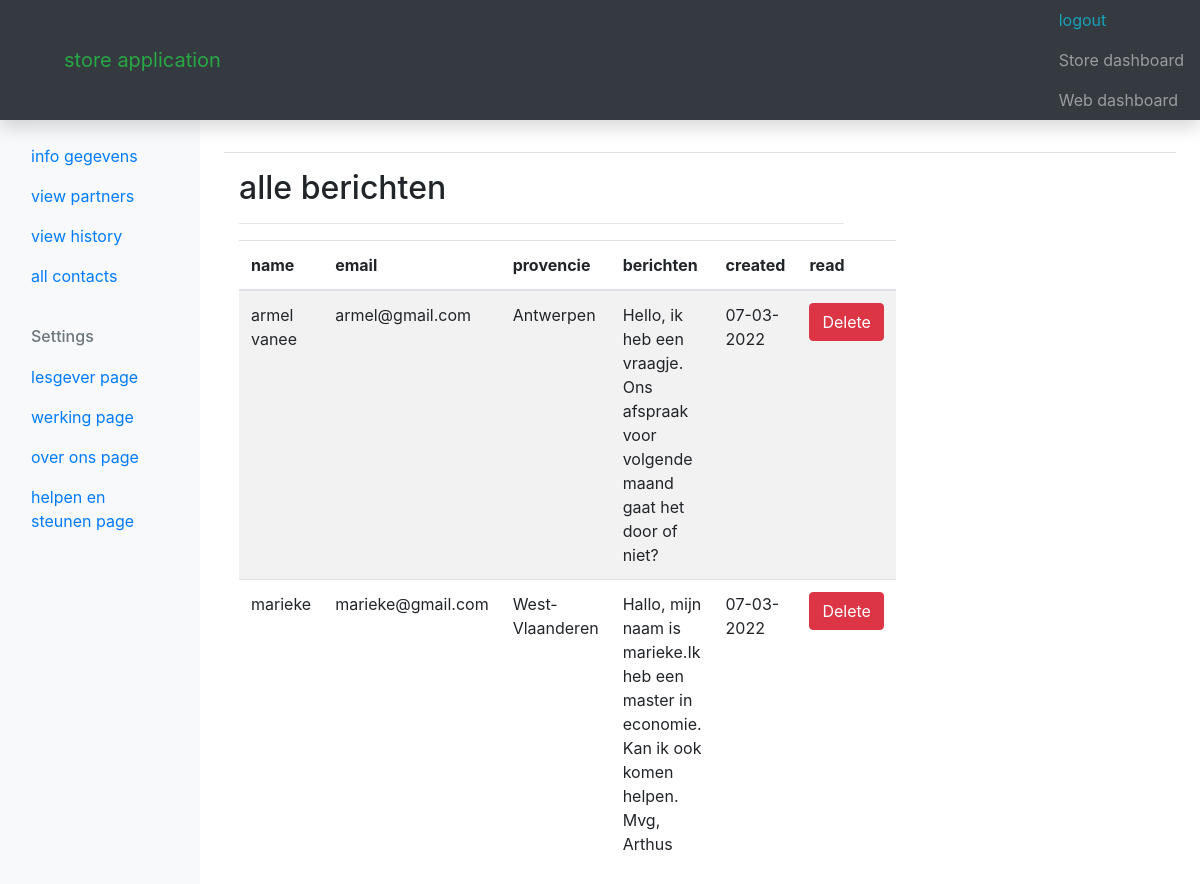
/adminweb/view-contact.php (signed in), run on the app's committed database.
### tables this page shows
CREATE TABLE IF NOT EXISTS `contacts` (
  `id` int(11) NOT NULL AUTO_INCREMENT,
  `name` varchar(259) NOT NULL,
  `email` varchar(259) NOT NULL,
  `provencie` varchar(259) NOT NULL,
  `bericht` text NOT NULL,
  `created` timestamp NOT NULL DEFAULT CURRENT_TIMESTAMP,
  PRIMARY KEY (`id`)
);

### adminweb/view-contact.php (the view, shortened to what this page needs)
<?php
  include ('../includes/connect.php');
 include ('inc/header.php');
 include ('inc/navbar.php');
 ?>
    <main role="main" class="col-md-9 ml-sm-auto col-lg-10 px-md-4">
      <div class="d-flex justify-content-between flex-wrap flex-md-nowrap align-items-center pt-3 pb-2 mb-3 border-bottom">
      </div>
   <div class="col-sm-8">
 <h2> alle berichten </h2>
 <hr>
   <table class="table table-striped">
    <thead>
      <tr>
      <th>name</th>
      <th> email </th>
      <th> provencie </th>
      <th> berichten </th>
      <th> created  </th>
      <th> read </th>
      </tr>
    </thead>
    <tbody>
                                <?php
                                    $sql = "SELECT * FROM  contacts";
                                    $result = $db->prepare($sql);
                                    $result->execute();
                                    $res = $result->fetchAll(PDO::FETCH_ASSOC);
                                    foreach ($res as $co) {
                                ?>
                                <tr>
                                    <td><?php  echo $co['name']; ?>  </td>
                                    <td><?php echo $co['email']; ?>  </td>
                                    <td><?php  echo $co['provencie']; ?> </td>
                                    <td><?php echo $co['bericht']; ?>  </td>
                                    <td><?php echo date("d-m-Y", strtotime($co['created'])); ?>  </td>
                                    <td> <a class="btn btn-danger" href="?delete_id=<?php echo $co['id']; ?>">Delete</a></td>
                                </tr>
                                <?php } ?>
    </tbody>
  </table>
   </div>
    </main>
    <?php include ('inc/footer.php'); ?>

### data on the page
contacts: name "armel vanee", email "armel@gmail.com", provencie "Antwerpen", bericht "Hello, ik heb een vraagje. Ons afspraak voor volgende maand gaat het door of niet?", created "07-03-2022"
contacts: name "marieke", email "marieke@gmail.com", provencie "West-Vlaanderen", bericht "Hallo, mijn naam is marieke.Ik heb een master in economie. Kan ik ook komen helpen. Mvg, Arthus", created "07-03-2022"
